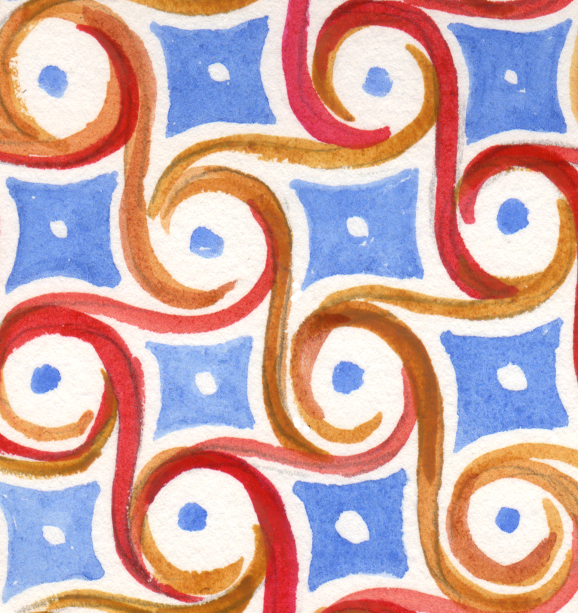
#> input picture assets/Oracle token Swirl.tiff, 1156 x 1225 px, given in place of hospitality.tif, which was not available (shown at 1/2 size)
$ python -i hospitality.py   (imports and definitions only)   (older library calls are emulated)
#> lines starting #> are read from the running program, lines starting #| are printed output that depends on the picture; pictures that were not available may be replaced by others from this repository, and a replacement may not be noted
### stormy/utils.py
from pathlib import Path
from PIL import Image, ImageDraw, ImageFont
import os


def saved_message(card_name):
    print(colors.GREEN + "Exported: " + colors.RESET + f"{card_name}.tiff")


def compile_error(e):
    print(colors.RED + f"Compilation failed: {e}" + colors.RESET)


# [6 lines left out: function end, not called in this run]


def rmbg(image):
    for x in range(image.width):
        for y in range(image.height):
            r, g, b, _ = image.getpixel((x, y))
            if r > 200 and g > 200 and b > 200:
                image.putpixel((x, y), (255, 255, 255, 0))
    return image


class colors:
    RED = "\033[31m"
    RESET = "\033[m"
    GREEN = "\033[32m"
    YELLOW = "\033[33m"
    BLUE = "\033[34m"


# [16 lines left out: functions clean_raw_name, textsize, not called in this run]


ROOT_DIR = Path("/Users/sylvanfranklin/documents/projects/stormy")
ASSETS_DIR = ROOT_DIR / "assets"
OUTPUT_DIR = ROOT_DIR / "output"
FONT_DIR = ROOT_DIR / "assets" / "fonts"


body_font = ImageFont.truetype(FONT_DIR / "regular.ttf", 40)
title_font = ImageFont.truetype(FONT_DIR / "regular.ttf", 66)

# trying to make this italic compelety breaks everything for some reason
italic_flavor_font = ImageFont.truetype(FONT_DIR / "regular.ttf", 24)
normal_flavor_font = ImageFont.truetype(FONT_DIR / "regular.ttf", 24)


# [10 lines left out: function missing_art_error, not called in this run]


def clear_directory(directory_path):
    import os
    import shutil

    # Check if the directory exists
    if not os.path.exists(directory_path):
        print(f"The directory {directory_path} does not exist.")
        return

    for entry in os.listdir(directory_path):
        entry_path = os.path.join(directory_path, entry)
        if (
            os.path.isfile(entry_path)
            or os.path.islink(entry_path)
            and not entry_path.endswith("typ")
        ):
            os.unlink(entry_path)
        elif os.path.isdir(entry_path):
            shutil.rmtree(entry_path)

    print(f"All entries in {directory_path} have been removed.")


# [11 lines left out: function list_art_files, not called in this run]

### stormy/hospitality.py
from stormy.utils import clear_directory, colors, saved_message, compile_error


def compile_all(clean: bool = True, open_output: bool = True):
#> called with clean = True, open_output = True
    import csv
    import os
    import textwrap

    from PIL import Image, ImageDraw

    from stormy.utils import (
        body_font,
        clean_raw_name,
        end,
        title_font,
        rmbg
    )

    save_path = "output/hospitality"
    if not os.path.exists(save_path):
        os.makedirs(save_path)
    if clean:
        clear_directory(save_path)
    if open_output:
        os.system(f"open {save_path}")

    bg = Image.open("assets/bg/hospitality.tif").convert("RGBA")
#> bg is the input picture: PIL image 1156x1225 RGBA; mean R, G, B, A 203.4, 169.3, 168.8, 255
    gifts_icon = Image.open("assets/components/rank.tiff").convert("RGBA")
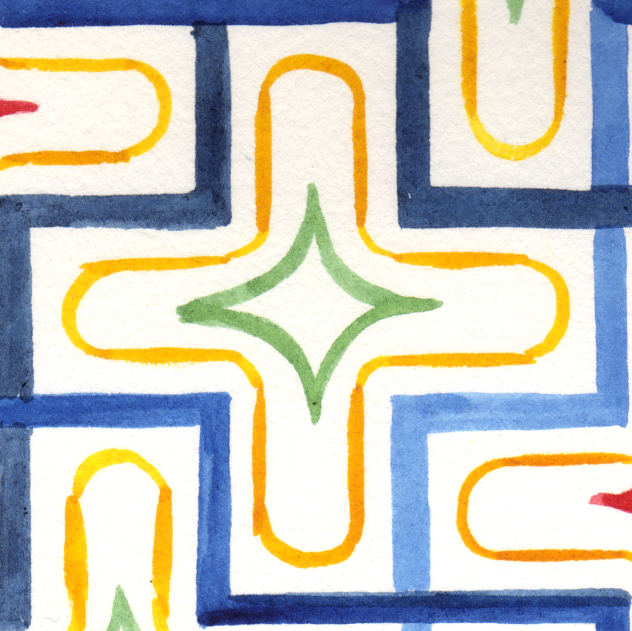
#> input picture assets/crosses.tiff, 1264 x 1262 px, given in place of rank.tiff, which was not available (shown at 1/2 size)
#> gifts_icon is the input picture: PIL image 1264x1262 RGBA; mean R, G, B, A 200.6, 200.4, 191.7, 255
    mission = Image.open("assets/themes/MASTERSHIPWORK.png").convert("RGBA")
    mission = rmbg(mission)
#> after the loop in rmbg, `for x in range(image.width):`:
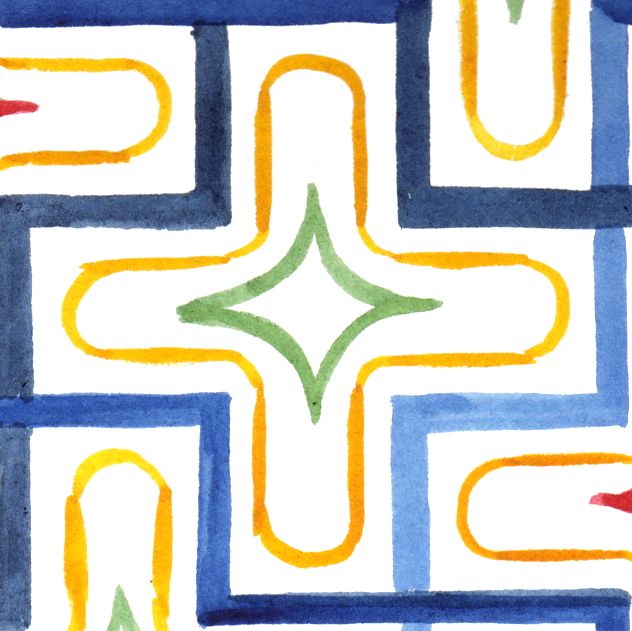
#> image: PIL image 1264x1262 RGBA (shown at 1/2 size); mean R, G, B, A 202.8, 204.2, 199.2, 107.6; transparent parts drawn white
    gifts_icon = rmbg(gifts_icon)
    gifts_icon.thumbnail((100, 100))
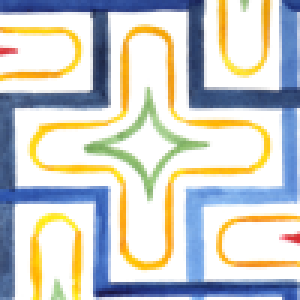
#> gifts_icon: PIL image 100x100 RGBA (shown 3 times larger); mean R, G, B, A 86.7, 87.1, 76.3, 107.8; transparent parts drawn white
    mission.thumbnail((400, 400))
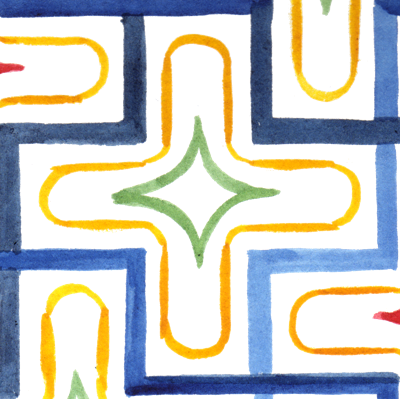
#> mission: PIL image 400x399 RGBA; mean R, G, B, A 64.3, 65.7, 60, 107.6; transparent parts drawn white
#> (the run stopped early here; a loop or call above may not have finished)
